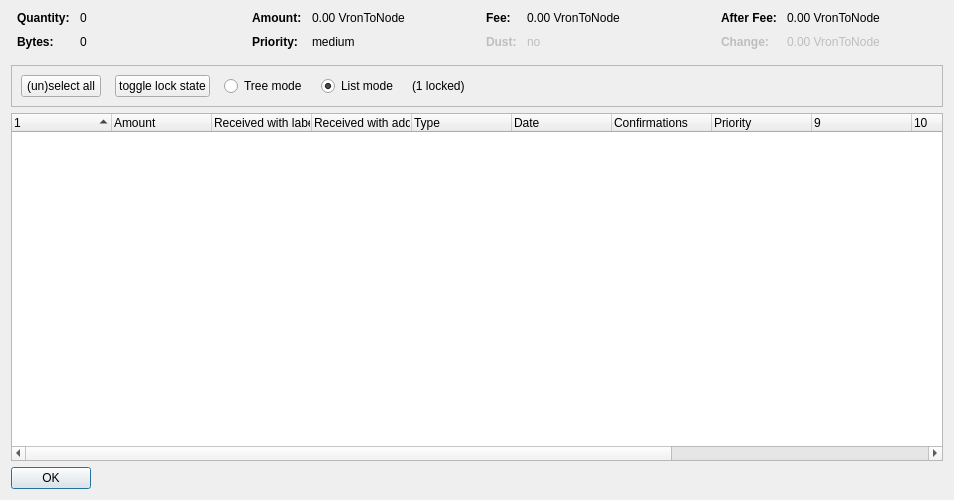
<?xml version="1.0" encoding="UTF-8"?>
<ui version="4.0">
 <class>CoinControlDialog</class>
 <widget class="QDialog" name="CoinControlDialog">
  <property name="geometry">
   <rect>
    <x>0</x>
    <y>0</y>
    <width>954</width>
    <height>500</height>
   </rect>
  </property>
  <property name="windowTitle">
   <string>Coin Selection</string>
  </property>
  <layout class="QVBoxLayout" name="verticalLayout">
   <item>
    <layout class="QHBoxLayout" name="horizontalLayoutTop" stretch="0,0,0,0">
     <property name="topMargin">
      <number>0</number>
     </property>
     <property name="bottomMargin">
      <number>10</number>
     </property>
     <item>
      <layout class="QFormLayout" name="formLayoutCoinControl1">
       <property name="horizontalSpacing">
        <number>10</number>
       </property>
       <property name="verticalSpacing">
        <number>10</number>
       </property>
       <property name="leftMargin">
        <number>6</number>
       </property>
       <property name="rightMargin">
        <number>6</number>
       </property>
       <item row="0" column="0">
        <widget class="QLabel" name="labelCoinControlQuantityText">
         <property name="font">
          <font>
           <weight>75</weight>
           <bold>true</bold>
          </font>
         </property>
         <property name="text">
          <string>Quantity:</string>
         </property>
        </widget>
       </item>
       <item row="0" column="1">
        <widget class="QLabel" name="labelCoinControlQuantity">
         <property name="cursor">
          <cursorShape>IBeamCursor</cursorShape>
         </property>
         <property name="contextMenuPolicy">
          <enum>Qt::ActionsContextMenu</enum>
         </property>
         <property name="text">
          <string notr="true">0</string>
         </property>
         <property name="textInteractionFlags">
          <set>Qt::LinksAccessibleByMouse|Qt::TextSelectableByKeyboard|Qt::TextSelectableByMouse</set>
         </property>
        </widget>
       </item>
       <item row="1" column="0">
        <widget class="QLabel" name="labelCoinControlBytesText">
         <property name="font">
          <font>
           <weight>75</weight>
           <bold>true</bold>
          </font>
         </property>
         <property name="text">
          <string>Bytes:</string>
         </property>
        </widget>
       </item>
       <item row="1" column="1">
        <widget class="QLabel" name="labelCoinControlBytes">
         <property name="cursor">
          <cursorShape>IBeamCursor</cursorShape>
         </property>
         <property name="contextMenuPolicy">
          <enum>Qt::ActionsContextMenu</enum>
         </property>
         <property name="text">
          <string notr="true">0</string>
         </property>
         <property name="textInteractionFlags">
          <set>Qt::LinksAccessibleByMouse|Qt::TextSelectableByKeyboard|Qt::TextSelectableByMouse</set>
         </property>
        </widget>
       </item>
      </layout>
     </item>
     <item>
      <layout class="QFormLayout" name="formLayoutCoinControl2">
       <property name="horizontalSpacing">
        <number>10</number>
       </property>
       <property name="verticalSpacing">
        <number>10</number>
       </property>
       <property name="leftMargin">
        <number>6</number>
       </property>
       <property name="rightMargin">
        <number>6</number>
       </property>
       <item row="0" column="0">
        <widget class="QLabel" name="labelCoinControlAmountText">
         <property name="font">
          <font>
           <weight>75</weight>
           <bold>true</bold>
          </font>
         </property>
         <property name="text">
          <string>Amount:</string>
         </property>
        </widget>
       </item>
       <item row="0" column="1">
        <widget class="QLabel" name="labelCoinControlAmount">
         <property name="cursor">
          <cursorShape>IBeamCursor</cursorShape>
         </property>
         <property name="contextMenuPolicy">
          <enum>Qt::ActionsContextMenu</enum>
         </property>
         <property name="text">
          <string notr="true">0.00 VronToNode</string>
         </property>
         <property name="textInteractionFlags">
          <set>Qt::LinksAccessibleByMouse|Qt::TextSelectableByKeyboard|Qt::TextSelectableByMouse</set>
         </property>
        </widget>
       </item>
       <item row="1" column="0">
        <widget class="QLabel" name="labelCoinControlPriorityText">
         <property name="font">
          <font>
           <weight>75</weight>
           <bold>true</bold>
          </font>
         </property>
         <property name="text">
          <string>Priority:</string>
         </property>
        </widget>
       </item>
       <item row="1" column="1">
        <widget class="QLabel" name="labelCoinControlPriority">
         <property name="cursor">
          <cursorShape>IBeamCursor</cursorShape>
         </property>
         <property name="contextMenuPolicy">
          <enum>Qt::ActionsContextMenu</enum>
         </property>
         <property name="text">
          <string>medium</string>
         </property>
         <property name="textInteractionFlags">
          <set>Qt::LinksAccessibleByMouse|Qt::TextSelectableByKeyboard|Qt::TextSelectableByMouse</set>
         </property>
        </widget>
       </item>
      </layout>
     </item>
     <item>
      <layout class="QFormLayout" name="formLayoutCoinControl3">
       <property name="horizontalSpacing">
        <number>10</number>
       </property>
       <property name="verticalSpacing">
        <number>10</number>
       </property>
       <property name="leftMargin">
        <number>6</number>
       </property>
       <property name="rightMargin">
        <number>6</number>
       </property>
       <item row="0" column="0">
        <widget class="QLabel" name="labelCoinControlFeeText">
         <property name="font">
          <font>
           <weight>75</weight>
           <bold>true</bold>
          </font>
         </property>
         <property name="text">
          <string>Fee:</string>
         </property>
        </widget>
       </item>
       <item row="0" column="1">
        <widget class="QLabel" name="labelCoinControlFee">
         <property name="cursor">
          <cursorShape>IBeamCursor</cursorShape>
         </property>
         <property name="contextMenuPolicy">
          <enum>Qt::ActionsContextMenu</enum>
         </property>
         <property name="text">
          <string notr="true">0.00 VronToNode</string>
         </property>
         <property name="textInteractionFlags">
          <set>Qt::LinksAccessibleByMouse|Qt::TextSelectableByKeyboard|Qt::TextSelectableByMouse</set>
         </property>
        </widget>
       </item>
       <item row="1" column="0">
        <widget class="QLabel" name="labelCoinControlLowOutputText">
         <property name="enabled">
          <bool>false</bool>
         </property>
         <property name="font">
          <font>
           <weight>75</weight>
           <bold>true</bold>
          </font>
         </property>
         <property name="text">
          <string>Dust:</string>
         </property>
        </widget>
       </item>
       <item row="1" column="1">
        <widget class="QLabel" name="labelCoinControlLowOutput">
         <property name="enabled">
          <bool>false</bool>
         </property>
         <property name="cursor">
          <cursorShape>IBeamCursor</cursorShape>
         </property>
         <property name="contextMenuPolicy">
          <enum>Qt::ActionsContextMenu</enum>
         </property>
         <property name="text">
          <string>no</string>
         </property>
         <property name="textInteractionFlags">
          <set>Qt::LinksAccessibleByMouse|Qt::TextSelectableByKeyboard|Qt::TextSelectableByMouse</set>
         </property>
        </widget>
       </item>
      </layout>
     </item>
     <item>
      <layout class="QFormLayout" name="formLayoutCoinControl4">
       <property name="horizontalSpacing">
        <number>10</number>
       </property>
       <property name="verticalSpacing">
        <number>10</number>
       </property>
       <property name="leftMargin">
        <number>6</number>
       </property>
       <property name="rightMargin">
        <number>6</number>
       </property>
       <item row="0" column="0">
        <widget class="QLabel" name="labelCoinControlAfterFeeText">
         <property name="font">
          <font>
           <weight>75</weight>
           <bold>true</bold>
          </font>
         </property>
         <property name="text">
          <string>After Fee:</string>
         </property>
        </widget>
       </item>
       <item row="0" column="1">
        <widget class="QLabel" name="labelCoinControlAfterFee">
         <property name="cursor">
          <cursorShape>IBeamCursor</cursorShape>
         </property>
         <property name="contextMenuPolicy">
          <enum>Qt::ActionsContextMenu</enum>
         </property>
         <property name="text">
          <string notr="true">0.00 VronToNode</string>
         </property>
         <property name="textInteractionFlags">
          <set>Qt::LinksAccessibleByMouse|Qt::TextSelectableByKeyboard|Qt::TextSelectableByMouse</set>
         </property>
        </widget>
       </item>
       <item row="1" column="0">
        <widget class="QLabel" name="labelCoinControlChangeText">
         <property name="enabled">
          <bool>false</bool>
         </property>
         <property name="font">
          <font>
           <weight>75</weight>
           <bold>true</bold>
          </font>
         </property>
         <property name="text">
          <string>Change:</string>
         </property>
        </widget>
       </item>
       <item row="1" column="1">
        <widget class="QLabel" name="labelCoinControlChange">
         <property name="enabled">
          <bool>false</bool>
         </property>
         <property name="cursor">
          <cursorShape>IBeamCursor</cursorShape>
         </property>
         <property name="contextMenuPolicy">
          <enum>Qt::ActionsContextMenu</enum>
         </property>
         <property name="text">
          <string notr="true">0.00 VronToNode</string>
         </property>
         <property name="textInteractionFlags">
          <set>Qt::LinksAccessibleByMouse|Qt::TextSelectableByKeyboard|Qt::TextSelectableByMouse</set>
         </property>
        </widget>
       </item>
      </layout>
     </item>
    </layout>
   </item>
   <item>
    <widget class="QFrame" name="frame">
     <property name="minimumSize">
      <size>
       <width>0</width>
       <height>40</height>
      </size>
     </property>
     <property name="frameShape">
      <enum>QFrame::StyledPanel</enum>
     </property>
     <property name="frameShadow">
      <enum>QFrame::Sunken</enum>
     </property>
     <layout class="QHBoxLayout" name="horizontalLayout">
      <item>
       <layout class="QHBoxLayout" name="horizontalLayoutPanel" stretch="0,0,0,0,0,0">
        <property name="spacing">
         <number>14</number>
        </property>
        <item>
         <widget class="QPushButton" name="pushButtonSelectAll">
          <property name="sizePolicy">
           <sizepolicy hsizetype="Maximum" vsizetype="Fixed">
            <horstretch>0</horstretch>
            <verstretch>0</verstretch>
           </sizepolicy>
          </property>
          <property name="text">
           <string>(un)select all</string>
          </property>
          <property name="autoDefault">
           <bool>false</bool>
          </property>
         </widget>
        </item>
        <item>
         <widget class="QPushButton" name="pushButtonToggleLock">
          <property name="sizePolicy">
           <sizepolicy hsizetype="Maximum" vsizetype="Fixed">
            <horstretch>0</horstretch>
            <verstretch>0</verstretch>
           </sizepolicy>
          </property>
          <property name="text">
           <string>toggle lock state</string>
          </property>
          <property name="autoDefault">
           <bool>false</bool>
          </property>
         </widget>
        </item>
        <item>
         <widget class="QRadioButton" name="radioTreeMode">
          <property name="sizePolicy">
           <sizepolicy hsizetype="Maximum" vsizetype="Fixed">
            <horstretch>0</horstretch>
            <verstretch>0</verstretch>
           </sizepolicy>
          </property>
          <property name="text">
           <string>Tree mode</string>
          </property>
         </widget>
        </item>
        <item>
         <widget class="QRadioButton" name="radioListMode">
          <property name="sizePolicy">
           <sizepolicy hsizetype="Maximum" vsizetype="Fixed">
            <horstretch>0</horstretch>
            <verstretch>0</verstretch>
           </sizepolicy>
          </property>
          <property name="text">
           <string>List mode</string>
          </property>
          <property name="checked">
           <bool>true</bool>
          </property>
         </widget>
        </item>
        <item>
         <widget class="QLabel" name="labelLocked">
          <property name="text">
           <string>(1 locked)</string>
          </property>
         </widget>
        </item>
        <item>
         <spacer name="horizontalSpacer">
          <property name="orientation">
           <enum>Qt::Horizontal</enum>
          </property>
          <property name="sizeHint" stdset="0">
           <size>
            <width>40</width>
            <height>20</height>
           </size>
          </property>
         </spacer>
        </item>
       </layout>
      </item>
     </layout>
    </widget>
   </item>
   <item>
    <widget class="CoinControlTreeWidget" name="treeWidget">
     <property name="contextMenuPolicy">
      <enum>Qt::CustomContextMenu</enum>
     </property>
     <property name="sortingEnabled">
      <bool>false</bool>
     </property>
     <property name="columnCount">
      <number>13</number>
     </property>
     <attribute name="headerShowSortIndicator" stdset="0">
      <bool>true</bool>
     </attribute>
     <attribute name="headerStretchLastSection">
      <bool>false</bool>
     </attribute>
     <column>
      <property name="text">
       <string/>
      </property>
     </column>
     <column>
      <property name="text">
       <string>Amount</string>
      </property>
     </column>
     <column>
      <property name="text">
       <string>Received with label</string>
      </property>
     </column>
     <column>
      <property name="text">
       <string>Received with address</string>
      </property>
     </column>
     <column>
      <property name="text">
	<string>Type</string>
      </property>
     </column>
     <column>
      <property name="text">
       <string>Date</string>
      </property>
     </column>
     <column>
      <property name="text">
       <string>Confirmations</string>
      </property>
      <property name="toolTip">
       <string>Confirmed</string>
      </property>
     </column>
     <column>
      <property name="text">
       <string>Priority</string>
      </property>
     </column>
     <column>
      <property name="text">
       <string/>
      </property>
     </column>
     <column>
      <property name="text">
       <string/>
      </property>
     </column>
     <column>
      <property name="text">
       <string/>
      </property>
     </column>
     <column>
      <property name="text">
       <string/>
      </property>
     </column>
     <column>
      <property name="text">
       <string/>
      </property>
     </column>
    </widget>
   </item>
   <item>
    <widget class="QDialogButtonBox" name="buttonBox">
     <property name="sizePolicy">
      <sizepolicy hsizetype="Maximum" vsizetype="Fixed">
       <horstretch>0</horstretch>
       <verstretch>0</verstretch>
      </sizepolicy>
     </property>
     <property name="orientation">
      <enum>Qt::Horizontal</enum>
     </property>
     <property name="standardButtons">
      <set>QDialogButtonBox::Ok</set>
     </property>
    </widget>
   </item>
  </layout>
 </widget>
 <customwidgets>
  <customwidget>
   <class>CoinControlTreeWidget</class>
   <extends>QTreeWidget</extends>
   <header>coincontroltreewidget.h</header>
  </customwidget>
 </customwidgets>
 <resources/>
 <connections/>
</ui>
